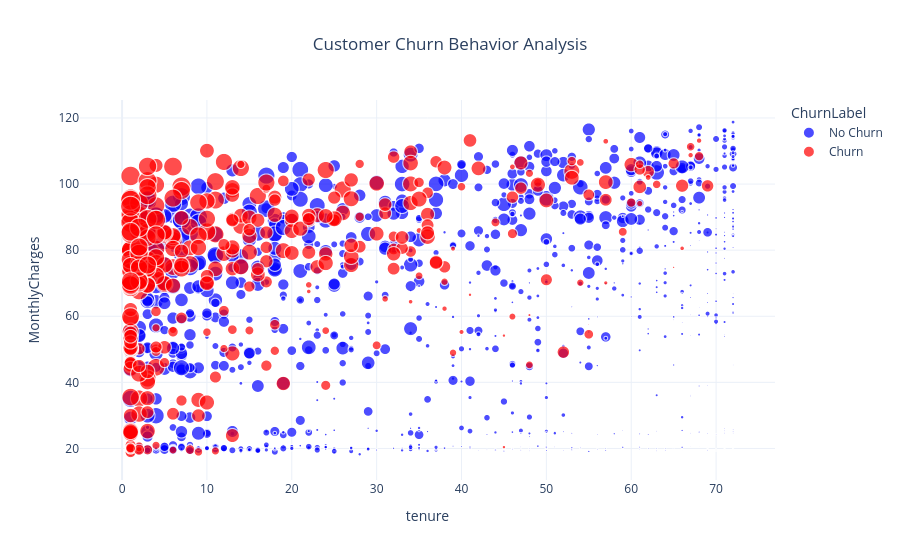

Here is the notebook cell this chart was saved with:
### Code cell
# Creating a copy of risk dataframe for plotting
plot_df = risk_df.copy()

# Converting churn values into integer format
plot_df['ActualChurn'] = plot_df['ActualChurn'].astype(int)

# Mapping churn values to readable labels
plot_df['ChurnLabel'] = plot_df['ActualChurn'].map({
    0: 'No Churn',
    1: 'Churn'
})

# Checking count of churn vs non-churn customers
print(plot_df['ChurnLabel'].value_counts())

# Creating interactive scatter plot for churn analysis
fig = px.scatter(
    plot_df,
    x='tenure',
    y='MonthlyCharges',
    color='ChurnLabel',
    size='ChurnProbability',
    hover_data=['RiskTier'],
    title='Customer Churn Behavior Analysis',
    color_discrete_sequence=['blue', 'red']
)

# Updating layout and styling
fig.update_layout(
    template='plotly_white',
    title_x=0.5,
    font=dict(size=12)
)

# Displaying the interactive plot
fig.show()

### Figure 1 — Plotly figure (JSON) as saved in the notebook; plotly's stock layout.template omitted (floating-point values rounded to 4 significant figures; data arrays with more than 128 entries replaced by an {"elided": "..."} marker saying what was removed)
{"data": [{"customdata": {"elided": "1033x1 str values"}, "hovertemplate": "ChurnLabel=No Churn<br>tenure=%{x}<br>MonthlyCharges=%{y}<br>ChurnProbability=%{marker.size}<br>RiskTier=%{customdata[0]}<extra></extra>", "legendgroup": "No Churn", "marker": {"color": "blue", "size": {"elided": "1033 float values"}, "sizemode": "area", "sizeref": 0.00237, "symbol": "circle"}, "mode": "markers", "name": "No Churn", "showlegend": true, "type": "scattergl", "x": {"elided": "1033 int values"}, "xaxis": "x", "y": {"elided": "1033 float values"}, "yaxis": "y"}, {"customdata": {"elided": "374x1 str values"}, "hovertemplate": "ChurnLabel=Churn<br>tenure=%{x}<br>MonthlyCharges=%{y}<br>ChurnProbability=%{marker.size}<br>RiskTier=%{customdata[0]}<extra></extra>", "legendgroup": "Churn", "marker": {"color": "red", "size": {"elided": "374 float values"}, "sizemode": "area", "sizeref": 0.00237, "symbol": "circle"}, "mode": "markers", "name": "Churn", "showlegend": true, "type": "scattergl", "x": {"elided": "374 int values"}, "xaxis": "x", "y": {"elided": "374 float values"}, "yaxis": "y"}], "layout": {"font": {"size": 12}, "legend": {"itemsizing": "constant", "title": {"text": "ChurnLabel"}, "tracegroupgap": 0}, "title": {"text": "Customer Churn Behavior Analysis", "x": 0.5}, "xaxis": {"anchor": "y", "domain": [0, 1], "title": {"text": "tenure"}}, "yaxis": {"anchor": "x", "domain": [0, 1], "title": {"text": "MonthlyCharges"}}}}
